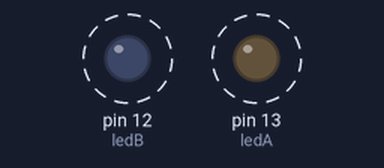
A sketch run on a simulated Arduino Uno, built with avr-gcc and run on an emulated ATmega328P. Shown: output pins drawn as LEDs (lit = HIGH). Dashed ring = blinking.

Above: at 0.2 s.
Timing chart, 0 to 4.6 s (numbered marks = the images above):
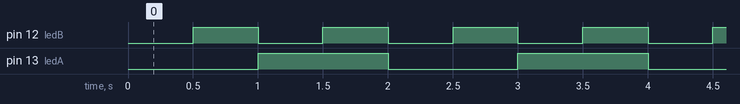

Measured:
- by itself, pin 12 (ledB): alternates HIGH for 0.50 s and LOW for 0.50 s
- by itself, pin 13 (ledA): alternates HIGH for 1.0 s and LOW for 1.0 s

The sketch:

BlinkWithoutDelay_5_cleanup.ino
```cpp
/* Blink without Delay - Pulizia

Semplificato il ciclo condizionale, la seconda funzione non necessita
di una variabile di stato per tracciare il LED.

 */

// constants won't change. Used here to
// set pin numbers:

// First LED
const int ledA =  13;      // the number of the LED pin
// Variables will change:
int ledStateA = LOW;             // ledState used to set the LED
long previousMillisA = 0;        // will store last time LED was updated

// Second LED data
const int ledB = 12; //Secondo LED
// int ledStateB = LOW;             // Possiamo leggere lo stato del registro del LED
                                    // con digitalRead()
unsigned long previousMillisB = 0;  // millis() ritorna sempre un unsigned long

void setup() {
  // set the digital pin as output:
  pinMode(ledA, OUTPUT);
  pinMode(ledB, OUTPUT);
}

void loop()
{
  lightLedA(1000);
  lightLedB(500);
}

////////////////
// Funzioni

void lightLedA (int interval) {
  // Illumina il ledA secondo un intervallo passato come argomento

  if (millis() >= previousMillisA + interval) {
    // save the last time you blinked the LED
    previousMillisA += interval;

    // if the LED is off turn it on and vice-versa:
    ledStateA = !ledStateA ; // Inverti il LED
  }
  digitalWrite(ledA, ledStateA);
}

void lightLedB (int interval) {
  // Illumina il ledB secondo un intervallo passato come argomento

  if (millis() - previousMillisB >= interval) {
    previousMillisB += interval;
  digitalWrite(ledB, !digitalRead(ledB));
  // Leggiamo direttamente il registro di ledB e scriviamo il suo opposto,
  // questo ci permette di non dover avere una variabile per tracciare lo stato.
  }
}
/* Domande:
 1. E' possibile avere una sola funzione che permetta di gestire
    qualunque LED io voglia aggiungere?

.
.
.
.
.
.
.
.
.
.
.
.
  Risposte:

  1. Allo stato attuale la funzione lightLed deve avere una variabile univoca
     previousMillis per ogni LED che gestisce. Servirebbe un costrutto che permetta
     di raggruppare le proprieta' di ogni LED (es. struct) da associare poi alla
     unziona che aggiorna il LED.

     Ancora meglio un costrutto (oggetto) che associ sia le proprita' che le azioni
     in un unico oggetto.


/* Ulteriori approfondimenti
 - integrazione tra funzioni e dati: programmazione a oggetti
 - Uso di pointers per modificare dati esterni allo scope della funzione, static
 - Uso di forme di dati strutturate (array, struct) per scambiare dati tra funzioni e programma
 */
```
